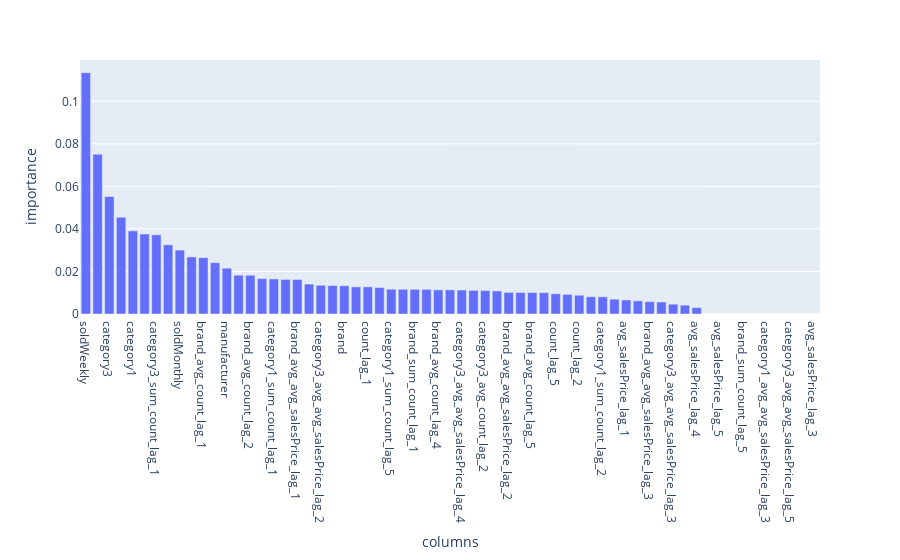

Notebook cell for this chart:
### Code cell
import plotly_express as px
columns = X_train.columns
feature_importances = pd.DataFrame({'columns': columns,'importance':model.feature_importances_})
feature_importances = feature_importances.sort_values(by='importance',ascending=False)
px.bar(feature_importances,x='columns',y='importance')

### Figure 1 — Plotly figure (JSON) as saved in the notebook; plotly's stock layout.template omitted (floating-point values rounded to 4 significant figures)
{"data": [{"alignmentgroup": "True", "hovertemplate": "columns=%{x}<br>importance=%{y}<extra></extra>", "legendgroup": "", "marker": {"color": "#636efa"}, "name": "", "offsetgroup": "", "orientation": "v", "showlegend": false, "textposition": "auto", "type": "bar", "x": ["soldWeekly", "category1_avg_avg_salesPrice_lag_1", "category3", "category3_avg_avg_salesPrice_lag_1", "category1", "customerRating", "category3_sum_count_lag_1", "brand_sum_count_lag_3", "soldMonthly", "category1_avg_count_lag_1", "brand_avg_count_lag_1", "count_lag_4", "manufacturer", "dateFirstSell", "brand_avg_count_lag_2", "category3_avg_count_lag_1", "category1_sum_count_lag_1", "category1_avg_count_lag_2", "brand_avg_avg_salesPrice_lag_1", "category1_avg_avg_salesPrice_lag_2", "category3_avg_avg_salesPrice_lag_2", "category1_avg_count_lag_3", "brand", "category1_avg_avg_salesPrice_lag_4", "count_lag_1", "brand_sum_count_lag_2", "category1_sum_count_lag_5", "brand_sum_count_lag_4", "brand_sum_count_lag_1", "avg_salesPrice_lag_2", "brand_avg_count_lag_4", "brand_avg_avg_salesPrice_lag_4", "category3_avg_avg_salesPrice_lag_4", "count_lag_3", "category3_avg_count_lag_2", "category3_avg_count_lag_4", "brand_avg_avg_salesPrice_lag_2", "category3_sum_count_lag_4", "brand_avg_count_lag_5", "category3_sum_count_lag_5", "count_lag_5", "category3_sum_count_lag_3", "count_lag_2", "category1_avg_count_lag_5", "category1_sum_count_lag_2", "category3_avg_count_lag_3", "avg_salesPrice_lag_1", "category1_sum_count_lag_3", "brand_avg_avg_salesPrice_lag_3", "category3_avg_count_lag_5", "category3_avg_avg_salesPrice_lag_3", "category1_avg_count_lag_4", "avg_salesPrice_lag_4", "category1_sum_count_lag_4", "avg_salesPrice_lag_5", "brand_avg_avg_salesPrice_lag_5", "brand_sum_count_lag_5", "category1_avg_avg_salesPrice_lag_5", "category1_avg_avg_salesPrice_lag_3", "brand_avg_count_lag_3", "category3_avg_avg_salesPrice_lag_5", "category3_sum_count_lag_2", "avg_salesPrice_lag_3"], "xaxis": "x", "y": [0.1135, 0.07514, 0.05527, 0.04555, 0.03912, 0.03762, 0.03725, 0.03254, 0.03007, 0.02683, 0.02648, 0.02414, 0.02154, 0.01825, 0.01822, 0.01663, 0.01649, 0.01626, 0.01624, 0.01407, 0.01351, 0.01338, 0.01329, 0.01278, 0.01276, 0.01245, 0.01164, 0.01163, 0.01161, 0.0116, 0.01137, 0.01136, 0.01127, 0.01111, 0.01106, 0.01085, 0.01017, 0.01012, 0.01006, 0.01003, 0.009525, 0.00924, 0.008836, 0.008101, 0.008066, 0.006979, 0.006588, 0.006165, 0.005811, 0.005661, 0.004623, 0.004151, 0.003018, 0, 0, 0, 0, 0, 0, 0, 0, 0, 0], "yaxis": "y"}], "layout": {"barmode": "relative", "legend": {"tracegroupgap": 0}, "margin": {"t": 60}, "xaxis": {"anchor": "y", "domain": [0, 1], "title": {"text": "columns"}}, "yaxis": {"anchor": "x", "domain": [0, 1], "title": {"text": "importance"}}}}
